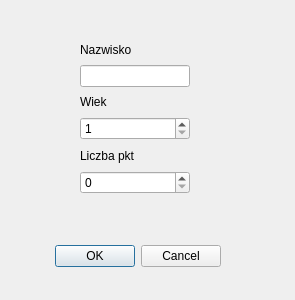
<?xml version="1.0" encoding="UTF-8"?>
<ui version="4.0">
 <class>zawodnicy</class>
 <widget class="QDialog" name="zawodnicy">
  <property name="geometry">
   <rect>
    <x>0</x>
    <y>0</y>
    <width>295</width>
    <height>300</height>
   </rect>
  </property>
  <property name="windowTitle">
   <string>Dialog</string>
  </property>
  <widget class="QDialogButtonBox" name="buttonBox">
   <property name="geometry">
    <rect>
     <x>40</x>
     <y>240</y>
     <width>181</width>
     <height>32</height>
    </rect>
   </property>
   <property name="layoutDirection">
    <enum>Qt::LeftToRight</enum>
   </property>
   <property name="orientation">
    <enum>Qt::Horizontal</enum>
   </property>
   <property name="standardButtons">
    <set>QDialogButtonBox::Cancel|QDialogButtonBox::Ok</set>
   </property>
  </widget>
  <widget class="QWidget" name="">
   <property name="geometry">
    <rect>
     <x>80</x>
     <y>40</y>
     <width>110</width>
     <height>154</height>
    </rect>
   </property>
   <layout class="QVBoxLayout" name="verticalLayout">
    <item>
     <widget class="QLabel" name="label">
      <property name="text">
       <string>Nazwisko</string>
      </property>
     </widget>
    </item>
    <item>
     <widget class="QLineEdit" name="nazwisko"/>
    </item>
    <item>
     <widget class="QLabel" name="label_2">
      <property name="text">
       <string>Wiek</string>
      </property>
     </widget>
    </item>
    <item>
     <widget class="QSpinBox" name="wiek">
      <property name="minimum">
       <number>1</number>
      </property>
     </widget>
    </item>
    <item>
     <widget class="QLabel" name="label_3">
      <property name="text">
       <string>Liczba pkt</string>
      </property>
     </widget>
    </item>
    <item>
     <widget class="QSpinBox" name="liczbpkt"/>
    </item>
   </layout>
  </widget>
 </widget>
 <resources/>
 <connections>
  <connection>
   <sender>buttonBox</sender>
   <signal>accepted()</signal>
   <receiver>zawodnicy</receiver>
   <slot>accept()</slot>
   <hints>
    <hint type="sourcelabel">
     <x>248</x>
     <y>254</y>
    </hint>
    <hint type="destinationlabel">
     <x>157</x>
     <y>274</y>
    </hint>
   </hints>
  </connection>
  <connection>
   <sender>buttonBox</sender>
   <signal>rejected()</signal>
   <receiver>zawodnicy</receiver>
   <slot>reject()</slot>
   <hints>
    <hint type="sourcelabel">
     <x>316</x>
     <y>260</y>
    </hint>
    <hint type="destinationlabel">
     <x>286</x>
     <y>274</y>
    </hint>
   </hints>
  </connection>
 </connections>
</ui>
